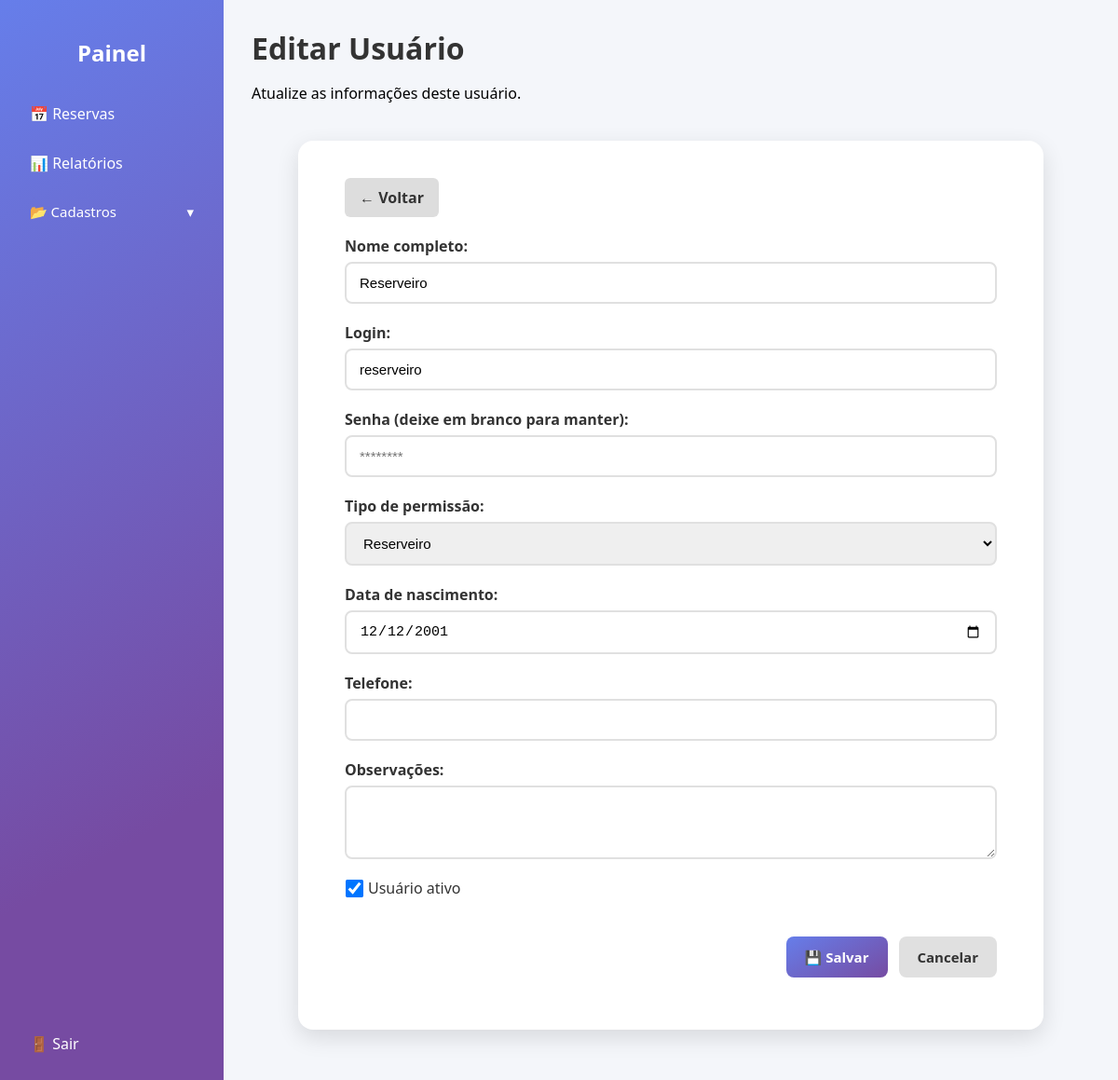
The page /usuarios/edit.php?id=23 (signed in) on the database its author committed.
### tables this page shows
CREATE TABLE `usuarios` (
  `id_usuario` int(11) NOT NULL,
  `nome_completo` varchar(100) NOT NULL,
  `login` varchar(50) NOT NULL,
  `senha` varchar(255) NOT NULL,
  `tipo_permissao` enum('admin','reserveiro') NOT NULL,
  `data_nascimento` date DEFAULT NULL,
  `telefone` varchar(20) DEFAULT NULL,
  `observacoes` text DEFAULT NULL,
  `ativo` tinyint(1) DEFAULT 1
);

### usuarios/edit.php (the view, shortened to what this page needs)
<?php
include '../includes/db.php';
include "../includes/header.php";
$id = $_GET['id'] ?? null;
$stmt = $conn->prepare("SELECT * FROM usuarios WHERE id_usuario = ?");
$stmt->bind_param("i", $id);
$stmt->execute();
$result = $stmt->get_result();
$usuario = $result->fetch_assoc();
?>
<div class="painel-container">
    <?php include '../includes/sidebar.php'; ?>
    <main class="conteudo">
        <header class="painel-header">
            <h1>Editar Usuário</h1>
            <p>Atualize as informações deste usuário.</p>
        </header>
        <div class="cadastro-area">
            <a href="./index.php" class="btn-voltar">← Voltar</a>
            <form method="POST" class="form-cadastro">
                <div class="form-grupo">
                    <label>Nome completo:</label>
                    <input type="text" name="nome_completo" value="<?= htmlspecialchars($usuario['nome_completo']) ?>" required>
                </div>
                <div class="form-grupo">
                    <label>Login:</label>
                    <input type="text" name="login" value="<?= htmlspecialchars($usuario['login']) ?>" required>
                </div>
                <div class="form-grupo">
                    <label>Senha (deixe em branco para manter):</label>
                    <input type="password" name="senha" placeholder="********">
                </div>
                <div class="form-grupo">
                    <label>Tipo de permissão:</label>
                    <select name="tipo_permissao" required>
                        <option value="reserveiro" <?= $usuario['tipo_permissao'] === 'reserveiro' ? 'selected' : '' ?>>Reserveiro</option>
                    </select>
                </div>
                <div class="form-grupo">
                    <label>Data de nascimento:</label>
                    <input type="date" name="data_nascimento" value="<?= htmlspecialchars($usuario['data_nascimento']) ?>">
                </div>
                <div class="form-grupo">
                    <label>Telefone:</label>
                    <input type="text" name="telefone" value="<?= htmlspecialchars($usuario['telefone']) ?>">
                </div>
                <div class="form-grupo">
                    <label>Observações:</label>
                    <textarea name="observacoes" rows="3"><?= htmlspecialchars($usuario['observacoes']) ?></textarea>
                </div>
                <div class="form-grupo checkbox">
                    <label>
                        <input type="checkbox" name="ativo" <?= $usuario['ativo'] ? 'checked' : '' ?>> Usuário ativo
                    </label>
                </div>
                <div class="form-botoes">
                    <button type="submit" class="btn btn-salvar">💾 Salvar</button>
                    <a href="./index.php" class="btn btn-cancelar">Cancelar</a>
                </div>
            </form>
        </div>
    </main>
</div>
<?php include "../includes/footer.php"; ?>

### assets/css/painel.css (style rules this page uses)
body { font-family: "Segoe UI", Tahoma, Geneva, Verdana, sans-serif; background-color: #f4f6fa; margin: 0; display: flex; min-height: 100vh; overflow: hidden; }
.painel-container { display: flex; width: 100%; height: 100vh; overflow: hidden; }
.conteudo { flex: 1; overflow-y: auto; height: 100vh; padding: 30px; box-sizing: border-box; }
.painel-header { display: block; align-items: center; justify-content: space-between; gap: 10px; }
.painel-header h1 { margin: 0; color: #333; }
a, button { font-family: "Segoe UI", Tahoma, Geneva, Verdana, sans-serif; }

### assets/css/crud.css (style rules this page uses)
.cadastro-area { background: white; padding: 40px 50px; border-radius: 16px; box-shadow: 0 8px 25px rgba(0, 0, 0, 0.12); max-width: 700px; margin: 40px auto; }
.form-cadastro { display: flex; flex-direction: column; gap: 20px; }
.form-cadastro .form-grupo { display: flex; flex-direction: column; }
.form-cadastro .form-grupo label { font-weight: 600; color: #333; margin-bottom: 6px; }
.form-cadastro .form-grupo input, .form-cadastro .form-grupo select, .form-cadastro .form-grupo textarea { padding: 12px 14px; border: 2px solid #e0e0e0; border-radius: 8px; font-size: 15px; transition: border-color 0.3s, box-shadow 0.3s; }
.form-cadastro .form-grupo.checkbox label { display: flex; align-items: center; font-weight: 500; color: #333; }
.form-cadastro .form-grupo.checkbox input[type=checkbox] { margin-right: 8px; transform: scale(1.5); }
.form-botoes { display: flex; flex-wrap: wrap; justify-content: flex-end; gap: 12px; margin-top: 15px; }
.form-botoes .btn { padding: 12px 20px; border-radius: 8px; font-size: 15px; font-weight: 600; text-decoration: none; transition: all 0.2s ease; cursor: pointer; border: none; }
.form-botoes .btn.btn-salvar { background: linear-gradient(150deg, #667eea 0%, #764ba2 100%); color: white; }
.form-botoes .btn.btn-cancelar { background: #e0e0e0; color: #333; }
.btn-voltar { display: inline-block; margin-bottom: 20px; background: #ddd; color: #333; padding: 10px 16px; border-radius: 6px; font-weight: 600; text-decoration: none; transition: background 0.2s; }

### rows shown on the page
usuarios: nome_completo "Reserveiro", login "reserveiro", tipo_permissao "Reserveiro", data_nascimento "12/12/2001", ativo "☑"
